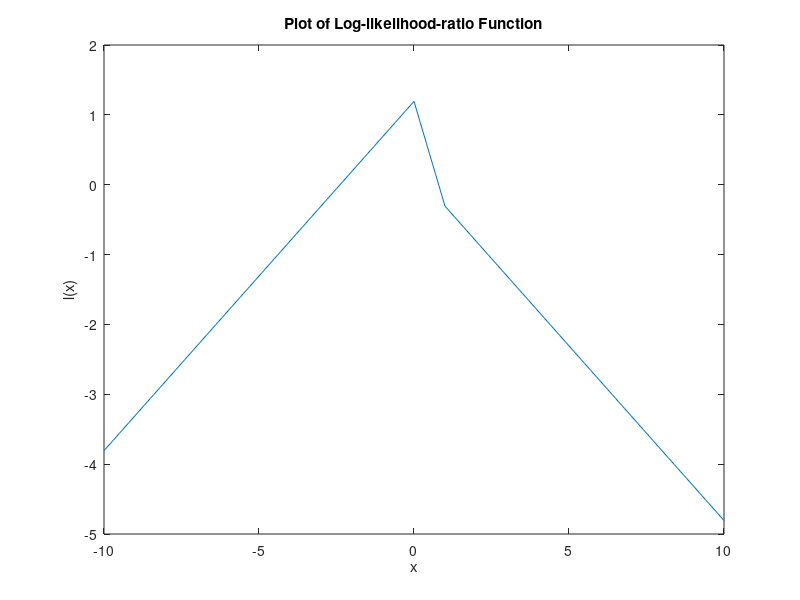

This figure's MATLAB source:

%plot of  log-likelihood-ratio function
x=-10:0.1:10;
lx=abs(x-1)/2-abs(x)+log(2);
plot(x,lx);
title('Plot of Log-likelihood-ratio Function')
xlabel('x'), ylabel('l(x)')